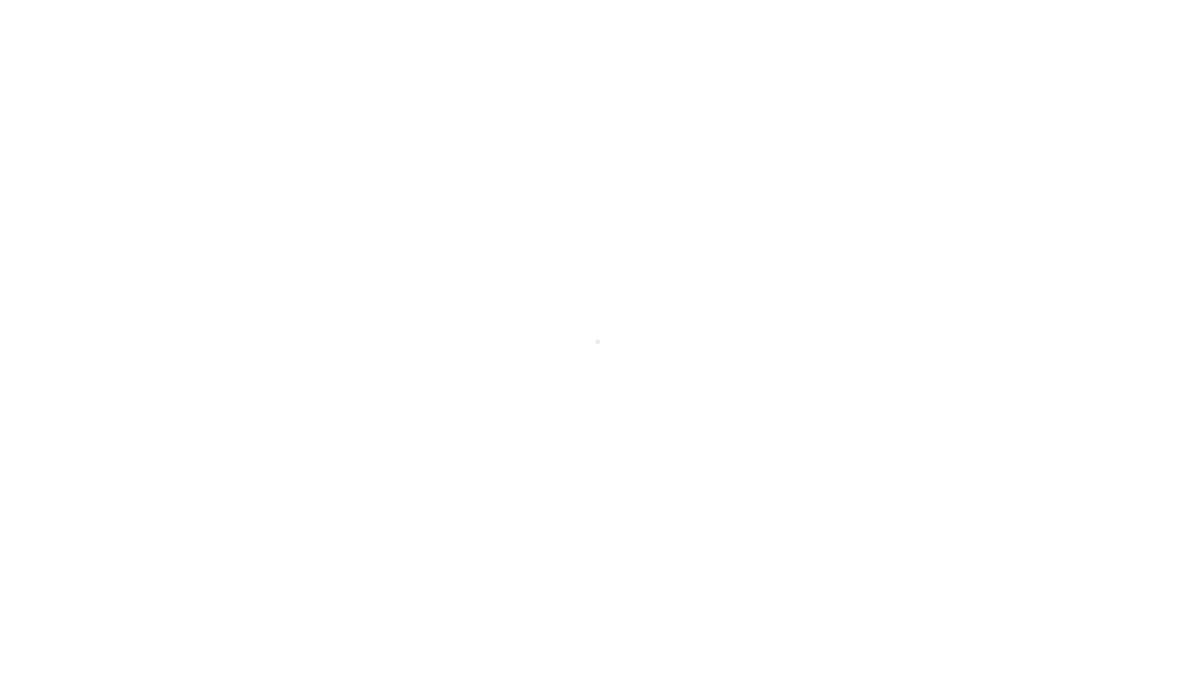
Frame 1 (no input)
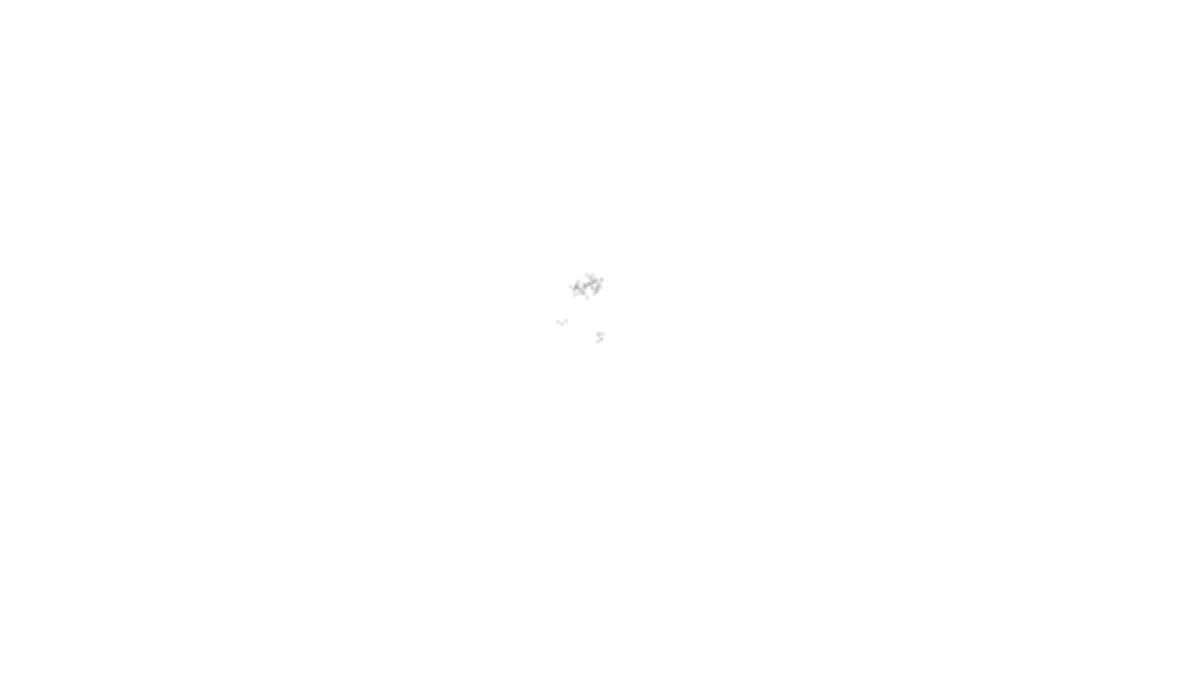
Frame 60 (the mouse pressed at the canvas centre just before this capture)
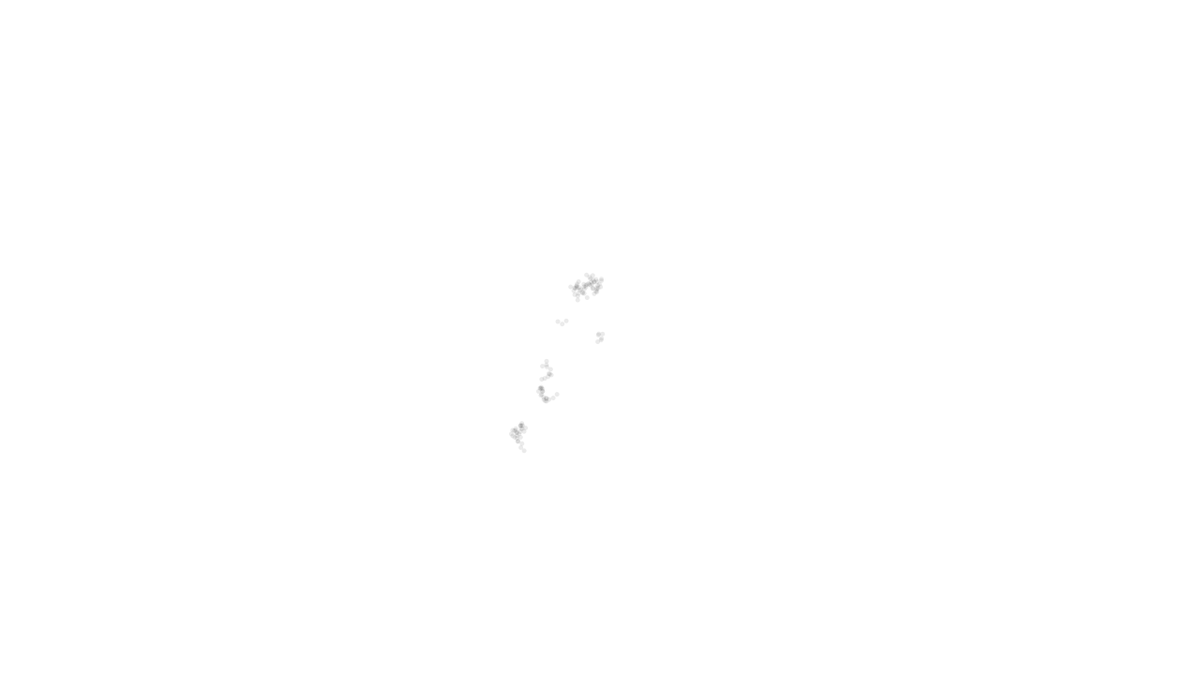
Frame 120 (the mouse held since frame 60 and released just before this capture)

The Processing sketch that drew these frames (run headless with seeded random() and noise(); from frame 60 on, the mouse is pressed at the canvas centre):

// Processing sketch: processing_182218
// ── processing_182218.pde

// The Nature of Code, Introduktion
// Random Walker

class Walker {
  float x;
  float y;
  
  Walker() {
    x = width/2;
    y = height/2;
  }
  
  void display() {
    noStroke();
    fill(0,20);
    ellipse(x,y,5,5);
  }
  
  void step() {
    
    float r=random(1);
    
    float xstep;
    float ystep;
    
    if (r<0.02) {
      xstep = random(-75,75);
      ystep = random(-75,75);
    } else {
      xstep = random(-5,5);
      ystep = random(-5,5);
    }
    
    x += xstep;
    y += ystep;
    
  }
}

Walker w;

void setup() {
  size(1280, 720);
  w = new Walker();
  background(255);
}
  
void draw() {
  w.step();
  w.display();
}  
  
  
  
  
